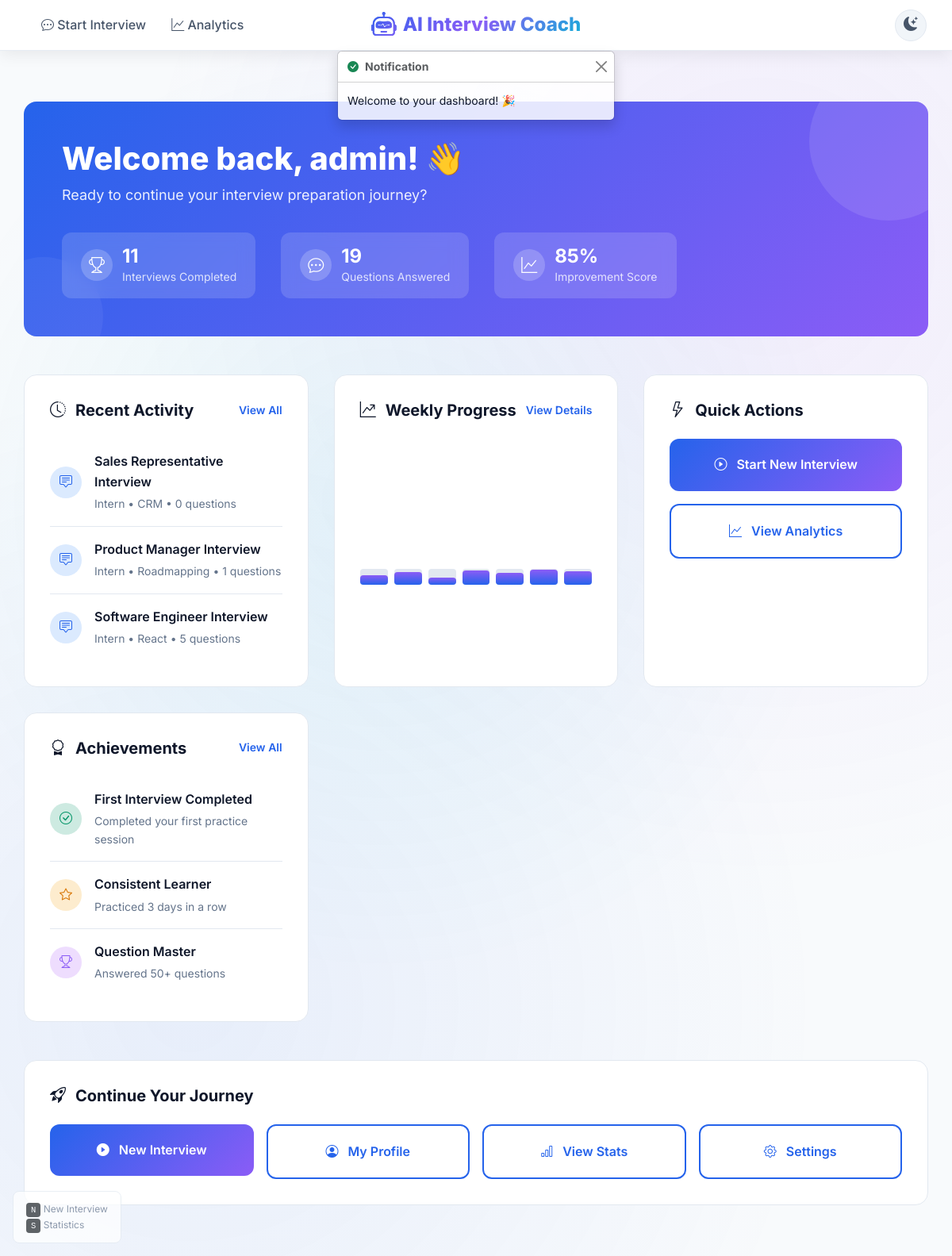
Page /dashboard (signed in) on the earlier database version.
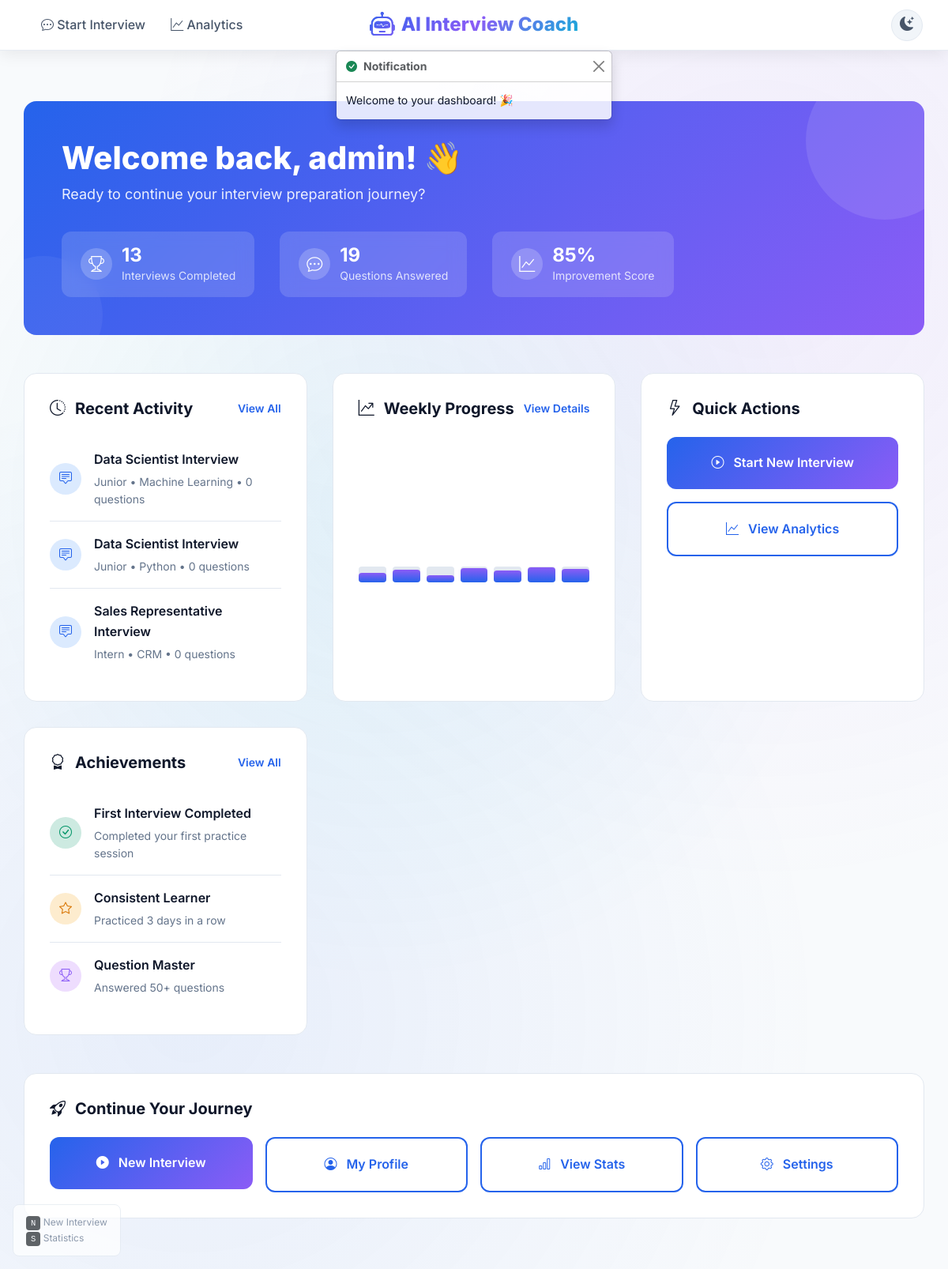
Same page on the later database version.
### tables this page shows
CREATE TABLE interviews (
                id INTEGER PRIMARY KEY AUTOINCREMENT,
                role TEXT NOT NULL,
                level TEXT NOT NULL,
                topic TEXT NOT NULL,
                questions TEXT NOT NULL,
                created_at TIMESTAMP DEFAULT CURRENT_TIMESTAMP
            );

### app.py (the view)
@app.route("/dashboard")
def dashboard():
    if not session.get('is_logged_in'):
        return redirect("/login?next=/dashboard")
    stats = db.get_interview_stats()
    recent_interviews = db.get_recent_interviews(5)
    return render_template("dashboard.html",
                         user_name=session.get('user_name'),
                         user_email=session.get('user_email'),
                         stats=stats,
                         recent_interviews=recent_interviews)

### app.py (called while the page is built)
@app.context_processor
def inject_user():
    user_name = session.get('user_name', '')
    return {
        'current_user': {
            'is_logged_in': session.get('is_logged_in', False),
            'name': user_name,
            'email': session.get('user_email', ''),
            'initials': user_name[0].upper() if user_name else 'U',
            'oauth_provider': session.get('oauth_provider'),
            'avatar': session.get('user_avatar')
        }
    }

### templates/dashboard.html (shortened to what the changed rows need)
{% extends "base.html" %}
{% block content %}
<div class="container dashboard-container">
    <div class="dashboard-header">
        <div class="dashboard-header-content">
            <h1 class="welcome-title">Welcome back, {{ user_name }}! 👋</h1>
            <div class="quick-stats">
                <div class="stat-item">
                    <div class="stat-info">
                        <h4>{{ stats.total_interviews }}</h4>
                        <p>Interviews Completed</p>
                    </div>
                </div>
            </div>
        </div>
    </div>
    <div class="dashboard-grid">
        <div class="dashboard-card">
            {% if recent_interviews %}
            <ul class="activity-list">
                {% for interview in recent_interviews[:3] %}
                <li class="activity-item">
                    <div class="activity-icon">
                        <i class="bi bi-chat-square-text"></i>
                    </div>
                    <div class="activity-content">
                        <div class="activity-title">{{ interview.role }} Interview</div>
                        <div class="activity-meta">
                            {{ interview.level }} • {{ interview.topic }} • {{ interview.answer_count }} questions
                        </div>
                    </div>
                </li>
                {% endfor %}
            </ul>
            {% endif %}
        </div>
    </div>
</div>
{% endblock %}

Differences in the rows shown:
no longer on this page (row unchanged): interviews: role "Product Manager", level "Intern", topic "Roadmapping", answer_count "1"
no longer on this page (row unchanged): interviews: role "Software Engineer", level "Intern", topic "React", answer_count "5"
added interviews: role "Data Scientist", level "Junior", topic "Machine Learning", answer_count "0"
added interviews: role "Data Scientist", level "Junior", topic "Python", answer_count "0"
Other differences:
{{ stats.total_interviews }}: "11" → "13"
